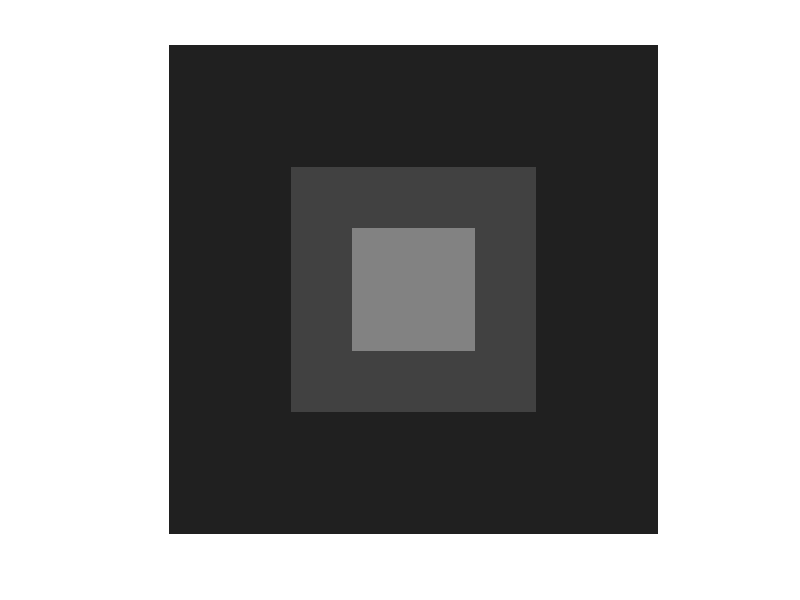

The MATLAB script that drew this image: (Note: this script raises an error after producing the figure.)
% Fatemeh Changizian
% 04-10-2020
% Lab 01
%% II.A. Squares:
%At first, I define a 1024*1024 square with graylevel 32:

matr=uint8(ones(1024,1024)*32);
imshow(matr)
hold on 
%{
Then, I choose a 512*512 square matrix in the center of the previous one 
and we replace value=64 instead of 32 to create a new square image matrix 
with graylevel 64.
%}

mx = 512;
S = 512 ;  % side of square2
matr((mx-S/2):(mx+S/2), (mx-S/2):(mx+S/2))=64;
imshow(matr)

%{
After that, I choose a 256*256 square matrix in the center and we replace 
value=128 to create a new square image matrix with graylevel 128.
%}
S = 256 ;  % side of square3 
matr((mx-S/2):(mx+S/2), (mx-S/2):(mx+S/2))=128;
imshow(matr)

%{
At the end, I resize the input image to make it 128*128 dimension and assign image
value to the 128*128 centered square.
%}

img=imread('lena.tif');
img2=imresize(img,0.5);
S = 128; % side of square4
matr((mx-S/2):(mx+S/2)-1, (mx-S/2):(mx+S/2)-1) = img2;
imshow(matr);
a=title('II.A.Centered squares with different gray levels including an image:', 'Color','magenta');
a.FontSize = 12;
hold off
%% III Mosaic:

%At first, I create a 1024*1024 square matrix:

matr=uint8(zeros(1024,1024));
img=imread('Lenna.jpg');

% matr1:Original image matrix
%matr1= matr(1:size(img,1), 1:size(img,1))+img(:,:,:);

%{
"matr2" is in the Upper right corner of the output "matr" image which is
blue channel image after a vertical flip.
%}
VflipImg = flipud(img);
vide=uint8(zeros(size(VflipImg,1),size(VflipImg,2)));
B=cat(3,vide,vide,VflipImg(:,:,3));
%matr2= matr(1:size(B,1), 1:size(B,1))+B(:,:,:);

%{
"matr3" is in the Lower left corner of the output "matr" image which is
 red channel after an horizontal flip.
%}
HflipImg = fliplr(img);
vide=uint8(zeros(size(HflipImg,1),size(HflipImg,2)));
R=cat(3,HflipImg(:,:,1),vide,vide);
%matr3= matr(1:size(R,1), 1:size(R,1))+R(:,:,:);

%{
"matr4" is in the Lower right corner of the output "matr" image which is
 green channel after both flips.
%}

HVflipImg = fliplr(VflipImg);
vide=uint8(zeros(size(HVflipImg,1),size(HVflipImg,2)));
G=cat(3,vide,HVflipImg(:,:,2),vide);
%matr4= matr(1:size(G,1), 1:size(G,1))+G(:,:,:);

% matr: A mosaic (concatenation of matr1 to matr4)with the different color channels of the Lenna image.
%matr=[matr1 matr2;matr3 matr4];
matr=[img B;R G];
imshow(matr);
b=title('III.Mosaic with the different color channels of the Lenna image', 'Color','magenta');
b.FontSize = 12;
%% III.A. 3D image:
img=imread('IMG_7768.jpg');
img2=imresize(img,0.1);

%Computing intensity means convert RGB image to grayscale image, so, first convert the image to grayscale.
grayImg=rgb2gray(img2);

% To create a three-dimensional surface plot of image and the line style property of the surface is none. 
surf(grayImg, 'LineStyle', 'none')

%{
This line maps 0 to a display intensity of 0 and the highest value in the array 
to white with a display intensity of 255, with the numbers of the array in 
between mapped to display between the grayscale range 0-255.
%}
colormap(jet(256))
title('III.A.Lenna image as a 3D surface:');
%% III.B. Bitplane slicing
image = imread('Lenna.jpg');

%{
Pixel value of grayscale image lies between 0 -255, so its information is 
contained using 8 bit. So, we can divide those image into 8 planes (8 Binary Image).
%}
grayImg=rgb2gray(image);

% Extracting bit-plane from Grayscale image.Bit Planes from 1 to 8. Output Format: Binary
% Takes image with type double as it ranges between [0, 1]
img = double(grayImg);
% With mod() operation, we can extract a bit-plane image. The mod(img,2) gives either 0 or 1:
% bit-plane 0:
bp0 = mod(img,2);
% For the next bit-plane, I do the same operation except do it after shifting the bit using floor():
bp1 = mod(floor(img/2),2);
bp2 = mod(floor(img/4),2);
bp3 = mod(floor(img/8),2);
bp4 = mod(floor(img/16),2);
bp5 = mod(floor(img/32),2);
bp6 = mod(floor(img/64),2);
bp7 = mod(floor(img/128),2);
% Concatenate Binary matrices
B=[bp0 bp1 bp2 bp3; bp4 bp5 bp6 bp7];
%{
converts B into an array of logical values. Any nonzero element of B is 
converted to logical 1 (true) and zeros are converted to logical 0 (false).
%}
imshow(logical(B));
title('III.B.Mosaic containing the bitplanes of the pixel values of Lenna image:');
